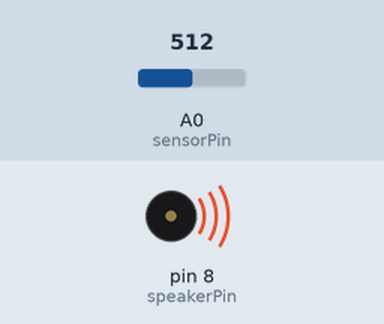
Simulated run of this sketch. Board: Arduino Uno, built with avr-gcc and run on an emulated ATmega328P. On the bench: buzzer (waves = sounding). Inputs (shaded band) come from the test bench; at power-on: A0 (sensorPin) = 512. What the sketch prints to the serial monitor is not drawn.

Above: at 0.1 s.
Timing chart, 0 to 1.6 s (numbered marks = the images above):
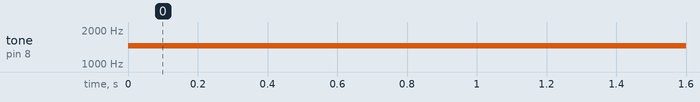

Measured:
- by itself, tone on pin 8 (speakerPin): silent → 1454 Hz at 0.00 s

The sketch:

SensorCalibrate.ino
```cpp
/*
SensorCalibrate

This program repeatedly takes a reading from a photoresistor and based on that sets
the frequency coming out of a speaker on pin 8. It does this every 100 milliseconds.
The reading and frequency output are sent to the Serial Monitor.
*/

// create constants to name the pins we're using.
const int sensorPin = A0;
const int speakerPin = 8;

// create constants for the lowest and highest sensor readings we expect
// (the values 200 and 1000 are initial guesses)
const int sensorLow = 200;
const int sensorHigh = 1000;

// variables for the reading from the photoresistor and then the corresponding
// frequency output to the speaker
int reading;
int frequency;

void setup()
{
  // set up the speaker pin to be an output and sensor pin to be an input
  pinMode(sensorPin, INPUT);
  pinMode(speakerPin, OUTPUT);

  // Begin Serial communication
  Serial.begin(9600);
}


void loop()
{
  // take a reading
  reading = analogRead(sensorPin);

  // rescale the reading to a frequency in the 6th octave
  frequency = map(reading, sensorLow, sensorHigh, 1046, 2093);

  // send this frequency to the speaker
  tone(speakerPin, frequency, 120);

  // print the values to the Serial monitor
  Serial.print(reading);
  Serial.print("   ");
  Serial.println(frequency);

  // pause the program for 100 ms
  delay(100);
}
```
